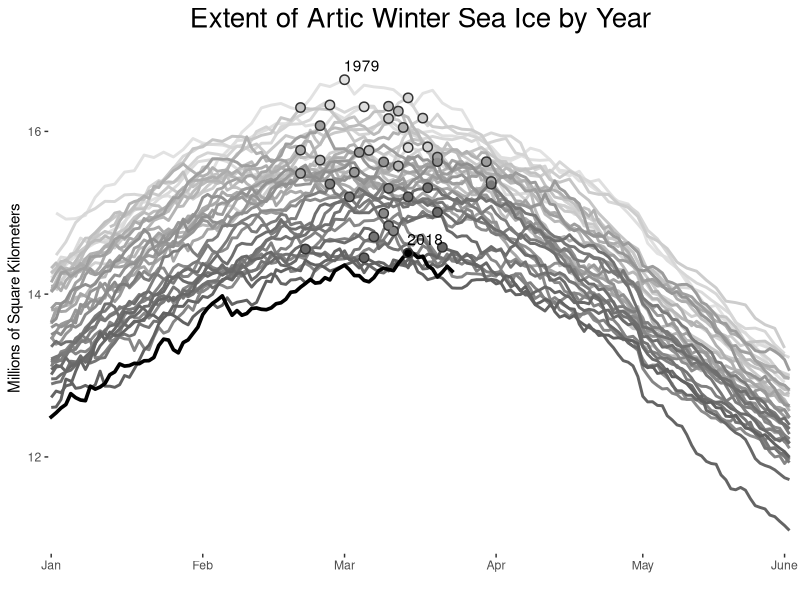

This chart was generated by the following R code:
## ---- chunk 1
knitr::opts_chunk$set(echo = FALSE)
## ---- chunk 2
library(ggplot2)
library(readr)
library(lubridate)
library(dplyr)
## ---- chunk 3
setwd("../../conner/daily_plots/")

ice_df <- read_csv("sea_ice/N_seaice_extent_daily_v3.0.csv")
## ---- chunk 4
## format and clean data

# modify variable class
ice_df$Extent <- as.numeric(ice_df$Extent)

# remove irrelevant variables
ice_df <- ice_df[2:nrow(ice_df), -c(5, 6)]

# remove partial year 1978, partial data
ice_df <- subset(ice_df, Year != "1978")

# subset for winter months
ice_df <- subset(ice_df, Month %in% c("01", "02", "03", "04", "05"))
## ---- chunk 5
## format month/day dates for plotting years in same plot frame

# combine month and day into string 
full_dates <- with(ice_df, paste0(Month, "/", Day, "/", Year))
full_dates <- mdy(full_dates)
mnth_day <- format(full_dates, format="%m-%d")

# add month/day to df
ice_df <- cbind(ice_df, mnth_day)

# add mean extension of ice by year
ice_df$annual_mean <- ave(ice_df$Extent, ice_df$Year)

# get max extension of ice by year
maxes <- ice_df %>%
         group_by(Year) %>%
         slice(which.max(Extent))
         
## ---- chunk 6
# define color palette
brks <- seq(from=90, to=40, length.out = 40)
palt <- sapply(brks, function(x){hcl(h=180, c=0, l=x)})

## ---- chunk 7
# plot of sea ice extent
ggplot()+
  
  # line plot of all year except 2018
  geom_line(data=subset(ice_df, Year != "2018"),
            aes(x=mnth_day, y=Extent, color=Year, group=Year), 
            size=1) +
  
  # line plot of only 2018
  geom_line(data=subset(ice_df, Year == "2018"), 
            aes(x=mnth_day, y=Extent, group=Year), 
            size=1.25, color="black", lineend="square") +
  
  # color scale using custom palette
  scale_color_manual(values=palt, guide=FALSE) +
  
  # max value background
  geom_point(data=maxes, aes(x=mnth_day, y=Extent),
             color="grey20", size= 3) +
  
  # max value foreground
  geom_point(data=maxes, aes(x=mnth_day, y=Extent, color=Year),
             size= 2) +
  
  # max value 2018
  geom_point(data=subset(maxes, Year==2018),
             aes(x=mnth_day, y=Extent),
             color="black", size= 2) +
  
  # labels for 2018, 1979
  geom_text(data=subset(maxes, Year %in% c("1979", "2018")),
            aes(x=mnth_day, y=Extent, label=Year),
            nudge_x = 3.5, nudge_y = 0.175)+
  
  # Formatting
  labs(title="Extent of Artic Winter Sea Ice by Year",
       y="Millions of Square Kilometers",
       x="") +
  scale_x_discrete(breaks=c("01-01", "02-01", "03-01", "04-01", "05-01", "05-30"),
                   labels=c("Jan", "Feb", "Mar", "Apr", "May", "June"))+
  scale_y_continuous(breaks=c(12, 14, 16)) +
  theme(plot.title = element_text(hjust = 0.5, size=20),
        plot.background = element_blank(),
        panel.background = element_blank(),
        panel.grid = element_blank())

